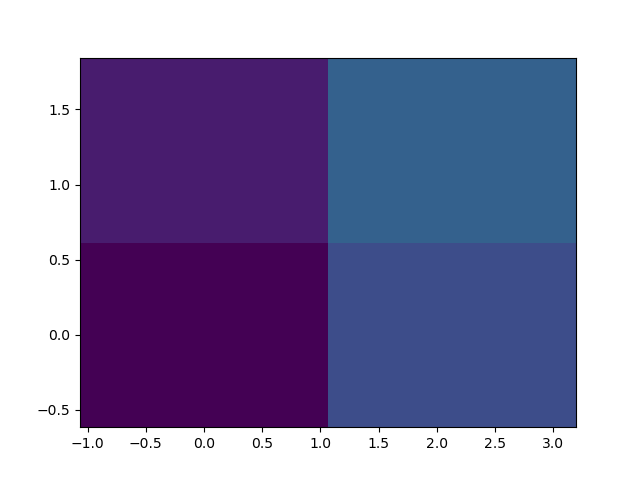

Here is the Python script that generated this plot:
import matplotlib
import matplotlib.pyplot as plt
import numpy as np
from math import log
from pymatgen.io.vasp.inputs import Poscar # pylint: disable=import-error

a = [i for i in range(100)]
b = [i**2 for i in range(100)]
c = [log(i+1, 2) for i in range(100)]

p = Poscar.from_file("POSCAR")
lattices = p.as_dict()['structure']['lattice']['matrix'][:-1]
print(lattices)

x = [0, lattices[0][0], lattices[0][0] + lattices[1][0], lattices[1][0]]
y = [0, lattices[0][1], lattices[0][1] + lattices[1][1], lattices[1][1]]
z = np.array([i*i+j*j for j in y for i in x])
print(x)
print(y)
print(z)

X, Y = np.meshgrid(x, y)
Z = z.reshape(4, 4)

plt.pcolor(X, Y, Z, shading='auto')
# plt.fill(x, y, c="C0")
plt.savefig("test.png")

arr = np.array([a, b, c])
arr = np.transpose(arr)

